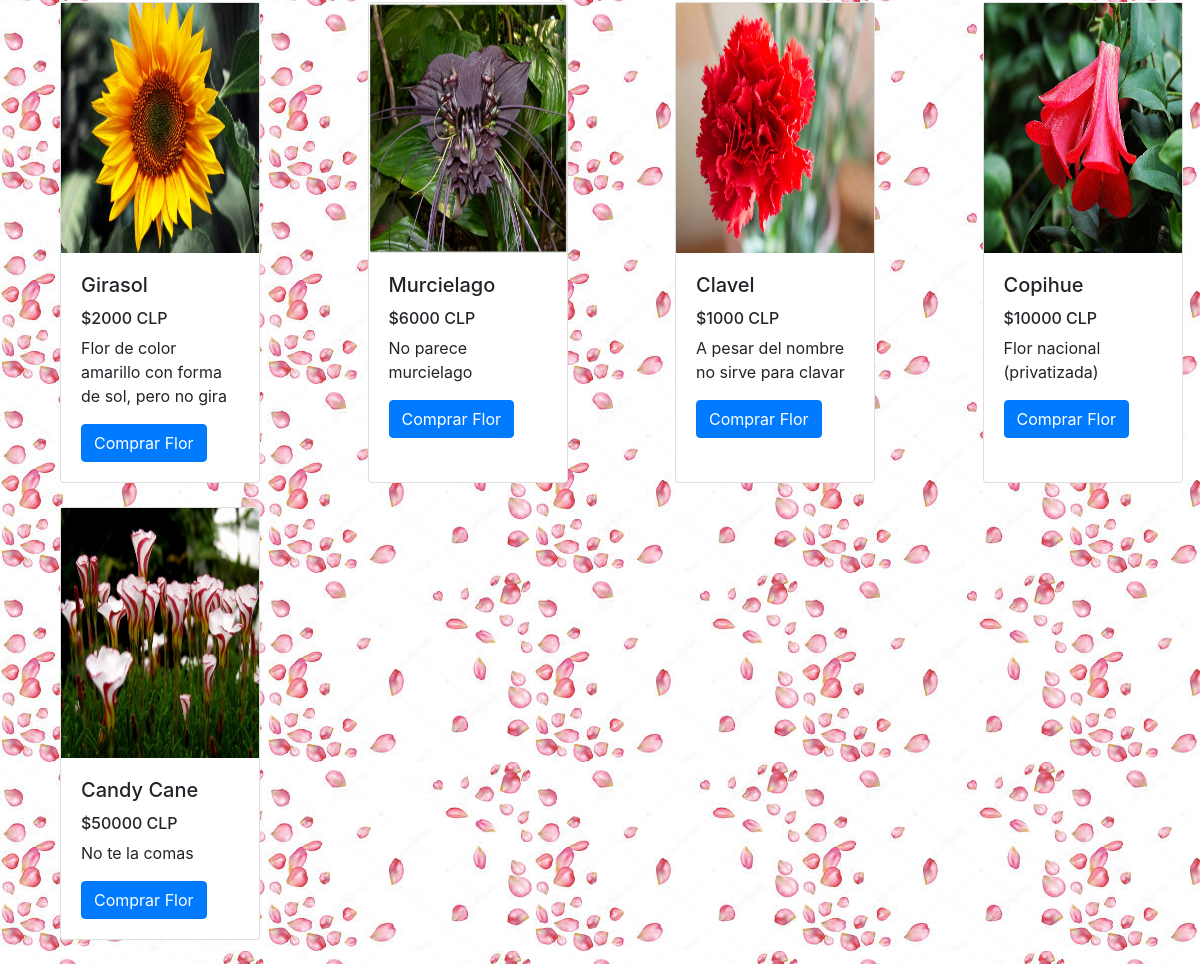
The app's page / (signed in, lower part), older data.
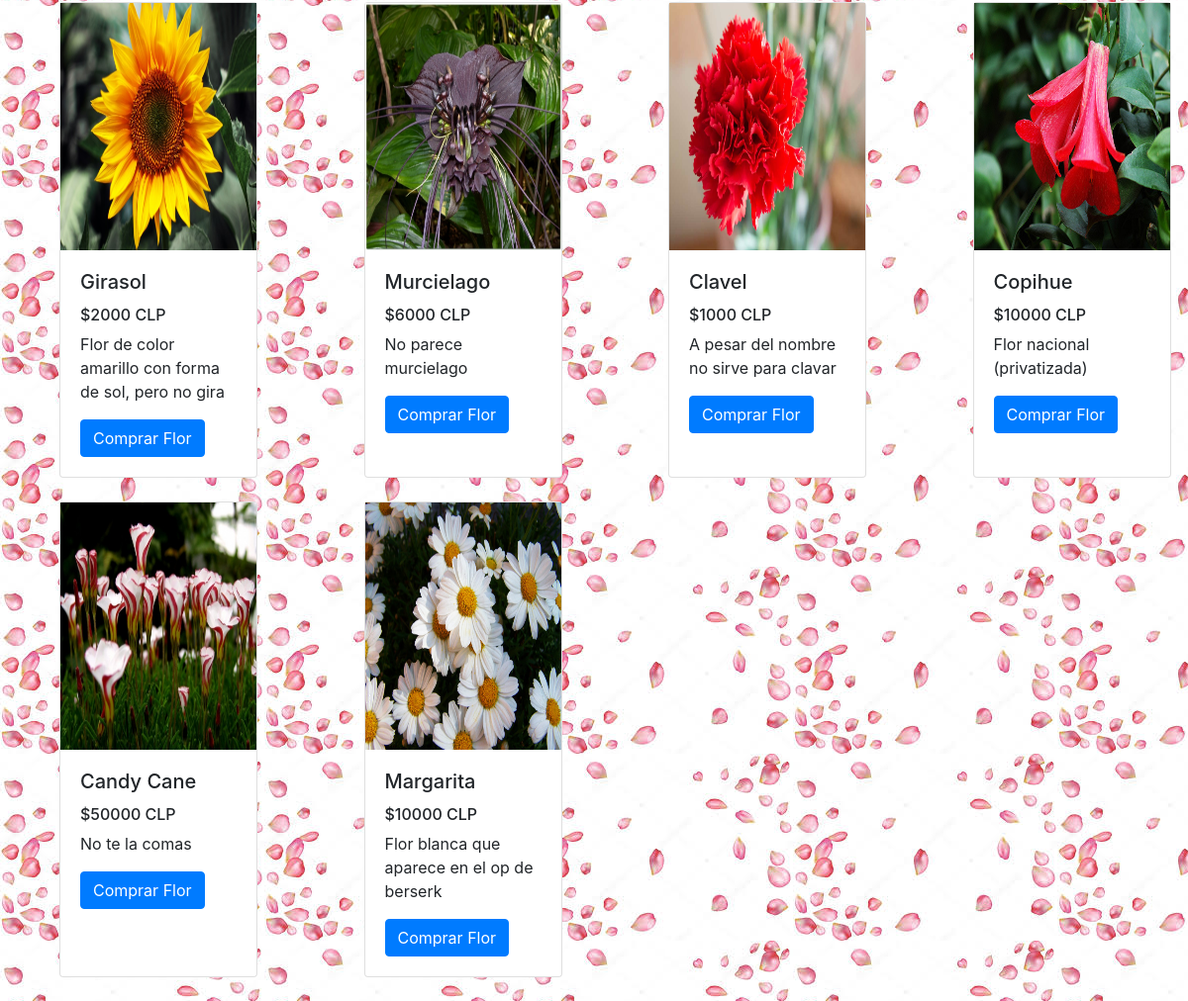
The same page, newer data.
### Petalos/models.py (models this page shows, shortened)
class Flor(models.Model):
    name=models.CharField(max_length=100,primary_key=True,null=False)
    fotografia=models.ImageField(upload_to="flores",null=True)
    valor=models.IntegerField(null=True)
    descripcion=models.TextField(null=True)
    estado=models.CharField(max_length=10,null=True)
    stock=models.IntegerField(null=True)

### Petalos/views.py (the view)
# urls.py: path('',menu,name='MENU'),
@login_required(login_url='/login/')
def menu(request):
    florcita=Flor.objects.all()
    return render(request,'menu.html',{'listaFlores':florcita})

### Petalos/templates/menu.html (shortened to what this page needs)
{% extends "base.html" %}
{% load static %}
{% block contenido %}
<body class="fondo">
    <div class="row row-cols-1 row-cols-md-4" >
        {% for p in listaFlores %}
        <div class="col mb-4" style="padding-left: 75px;">
            <div class="card h-100" style="width: 200px; ">
                <img src="{{p.fotografia.url}}" height="250px" >
                <div class="card-body">
                    <h5 class="card-title">{{p.name}}</h5>
                    <h6>${{p.valor}} CLP</h6>
                    <p class="card-text">{{p.descripcion}}</p>
                    <a class="btn btn-primary" href= "{% url 'AGREGAR_CARRO' p.name %}" onclick='alert("Se agrego a carrito")'>Comprar Flor</a>
                </div>
            </div>
        </div>
        {% endfor %}
    </div>
</body>
{% endblock contenido %}

### Petalos/templates/base.html (shortened to what this page needs)
<!DOCTYPE html>
{% load static %}
<html lang="en">
{% load pwa %}
<head>
  <link href="{% static 'css/estilos_floreria.css' %}" type="text/css" rel="stylesheet">
  <link rel="stylesheet" href="https://stackpath.bootstrapcdn.com/bootstrap/4.4.1/css/bootstrap.min.css"
>
</head>
<body>
  {% block contenido %}
  {% endblock contenido %}
</body>
</html>

### Petalos/static/css/estilos_floreria.css (style rules this page uses)
.fondo { background: url('../img/fondo.jfif') #000; width: 100%; height: 100%; }

Row changes from the older to the newer data that the page shows:
added Flor: fotografia (picture), name "Margarita", valor "10000", descripcion "Flor blanca que aparece en el op de berserk"
